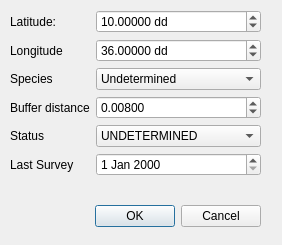
<?xml version="1.0" encoding="UTF-8"?>
<ui version="4.0">
 <class>NewRaptorDialogBase</class>
 <widget class="QDialog" name="NewRaptorDialogBase">
  <property name="geometry">
   <rect>
    <x>0</x>
    <y>0</y>
    <width>282</width>
    <height>245</height>
   </rect>
  </property>
  <property name="windowTitle">
   <string>Add New Raptor</string>
  </property>
  <widget class="QDialogButtonBox" name="button_box">
   <property name="geometry">
    <rect>
     <x>20</x>
     <y>200</y>
     <width>241</width>
     <height>32</height>
    </rect>
   </property>
   <property name="orientation">
    <enum>Qt::Horizontal</enum>
   </property>
   <property name="standardButtons">
    <set>QDialogButtonBox::Cancel|QDialogButtonBox::Ok</set>
   </property>
  </widget>
  <widget class="QWidget" name="formLayoutWidget">
   <property name="geometry">
    <rect>
     <x>10</x>
     <y>10</y>
     <width>251</width>
     <height>181</height>
    </rect>
   </property>
   <layout class="QFormLayout" name="lytForm">
    <item row="0" column="0">
     <widget class="QLabel" name="latitudeLabel">
      <property name="text">
       <string>Latitude:</string>
      </property>
     </widget>
    </item>
    <item row="0" column="1">
     <widget class="QDoubleSpinBox" name="spbLatitude">
      <property name="suffix">
       <string> dd</string>
      </property>
      <property name="decimals">
       <number>5</number>
      </property>
      <property name="minimum">
       <double>-90.000000000000000</double>
      </property>
      <property name="maximum">
       <double>90.000000000000000</double>
      </property>
      <property name="singleStep">
       <double>0.001000000000000</double>
      </property>
      <property name="value">
       <double>10.000000000000000</double>
      </property>
     </widget>
    </item>
    <item row="1" column="0">
     <widget class="QLabel" name="longitudeLabel">
      <property name="text">
       <string>Longitude</string>
      </property>
     </widget>
    </item>
    <item row="1" column="1">
     <widget class="QDoubleSpinBox" name="spbLongitude">
      <property name="suffix">
       <string> dd</string>
      </property>
      <property name="decimals">
       <number>5</number>
      </property>
      <property name="minimum">
       <double>-180.000000000000000</double>
      </property>
      <property name="maximum">
       <double>180.000000000000000</double>
      </property>
      <property name="singleStep">
       <double>0.001000000000000</double>
      </property>
      <property name="value">
       <double>36.000000000000000</double>
      </property>
     </widget>
    </item>
    <item row="2" column="0">
     <widget class="QLabel" name="speciesLabel">
      <property name="text">
       <string>Species</string>
      </property>
     </widget>
    </item>
    <item row="2" column="1">
     <widget class="QComboBox" name="cmbSpecies">
      <item>
       <property name="text">
        <string>Undetermined</string>
       </property>
      </item>
      <item>
       <property name="text">
        <string>Red-tail Hawk</string>
       </property>
      </item>
      <item>
       <property name="text">
        <string>Swainsons Hawk</string>
       </property>
      </item>
      <item>
       <property name="text">
        <string>Northern Harrier</string>
       </property>
      </item>
     </widget>
    </item>
    <item row="3" column="0">
     <widget class="QLabel" name="bufferDistanceLabel">
      <property name="text">
       <string>Buffer distance</string>
      </property>
     </widget>
    </item>
    <item row="3" column="1">
     <widget class="QDoubleSpinBox" name="spbBuffer">
      <property name="decimals">
       <number>5</number>
      </property>
      <property name="maximum">
       <double>0.100000000000000</double>
      </property>
      <property name="singleStep">
       <double>0.001000000000000</double>
      </property>
      <property name="value">
       <double>0.008000000000000</double>
      </property>
     </widget>
    </item>
    <item row="4" column="0">
     <widget class="QLabel" name="statusLabel">
      <property name="text">
       <string>Status</string>
      </property>
     </widget>
    </item>
    <item row="4" column="1">
     <widget class="QComboBox" name="cmbStatus">
      <item>
       <property name="text">
        <string>UNDETERMINED</string>
       </property>
      </item>
      <item>
       <property name="text">
        <string>ACTIVE NEST</string>
       </property>
      </item>
      <item>
       <property name="text">
        <string>INACTIVE NEST</string>
       </property>
      </item>
      <item>
       <property name="text">
        <string>FLEDGED NEST</string>
       </property>
      </item>
     </widget>
    </item>
    <item row="5" column="0">
     <widget class="QLabel" name="lastSurveyLabel">
      <property name="text">
       <string>Last Survey</string>
      </property>
     </widget>
    </item>
    <item row="5" column="1">
     <widget class="QDateEdit" name="dte"/>
    </item>
   </layout>
  </widget>
 </widget>
 <resources/>
 <connections>
  <connection>
   <sender>button_box</sender>
   <signal>accepted()</signal>
   <receiver>NewRaptorDialogBase</receiver>
   <slot>accept()</slot>
   <hints>
    <hint type="sourcelabel">
     <x>20</x>
     <y>20</y>
    </hint>
    <hint type="destinationlabel">
     <x>20</x>
     <y>20</y>
    </hint>
   </hints>
  </connection>
  <connection>
   <sender>button_box</sender>
   <signal>rejected()</signal>
   <receiver>NewRaptorDialogBase</receiver>
   <slot>reject()</slot>
   <hints>
    <hint type="sourcelabel">
     <x>20</x>
     <y>20</y>
    </hint>
    <hint type="destinationlabel">
     <x>20</x>
     <y>20</y>
    </hint>
   </hints>
  </connection>
 </connections>
</ui>
